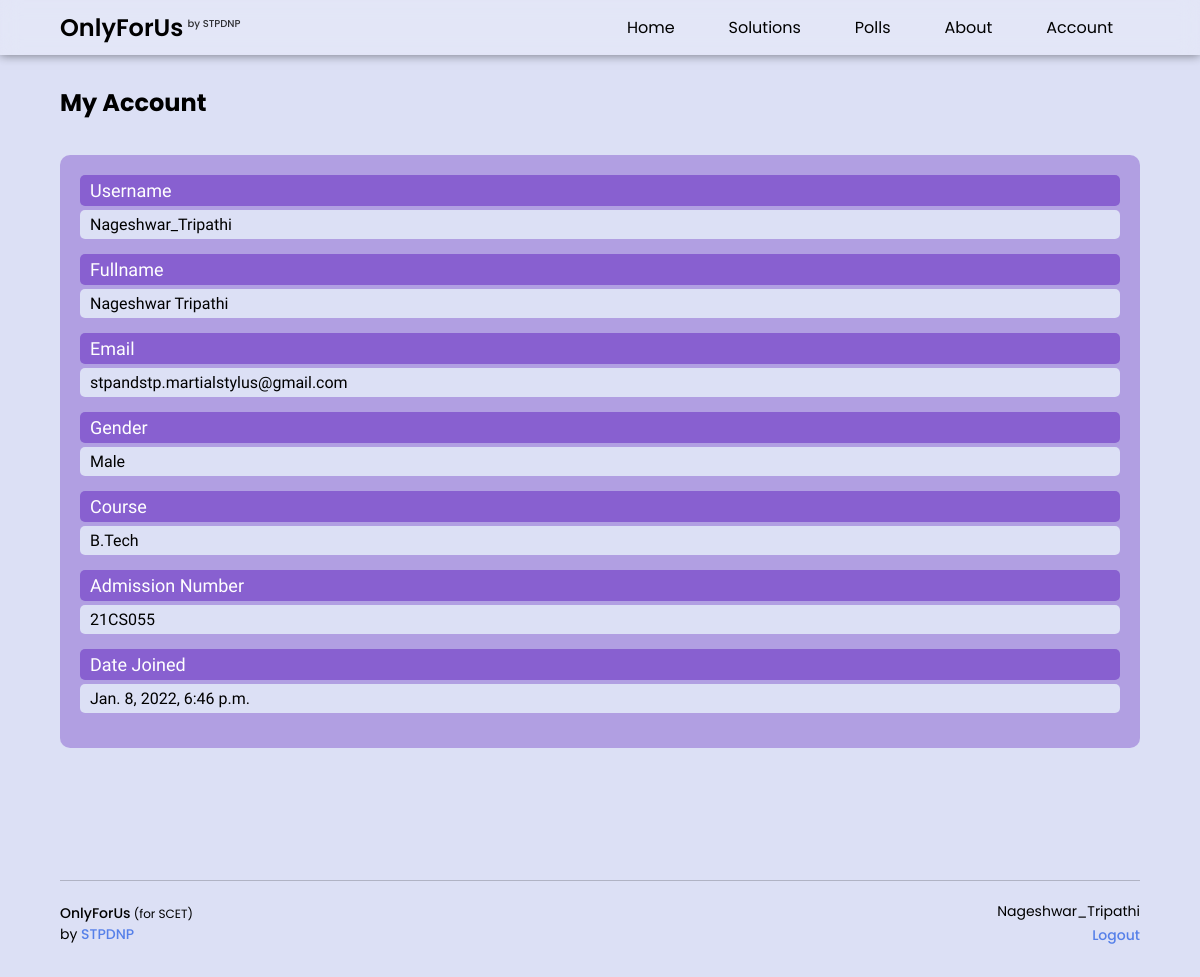
Before: /my-account/ (signed in) with the older database file.
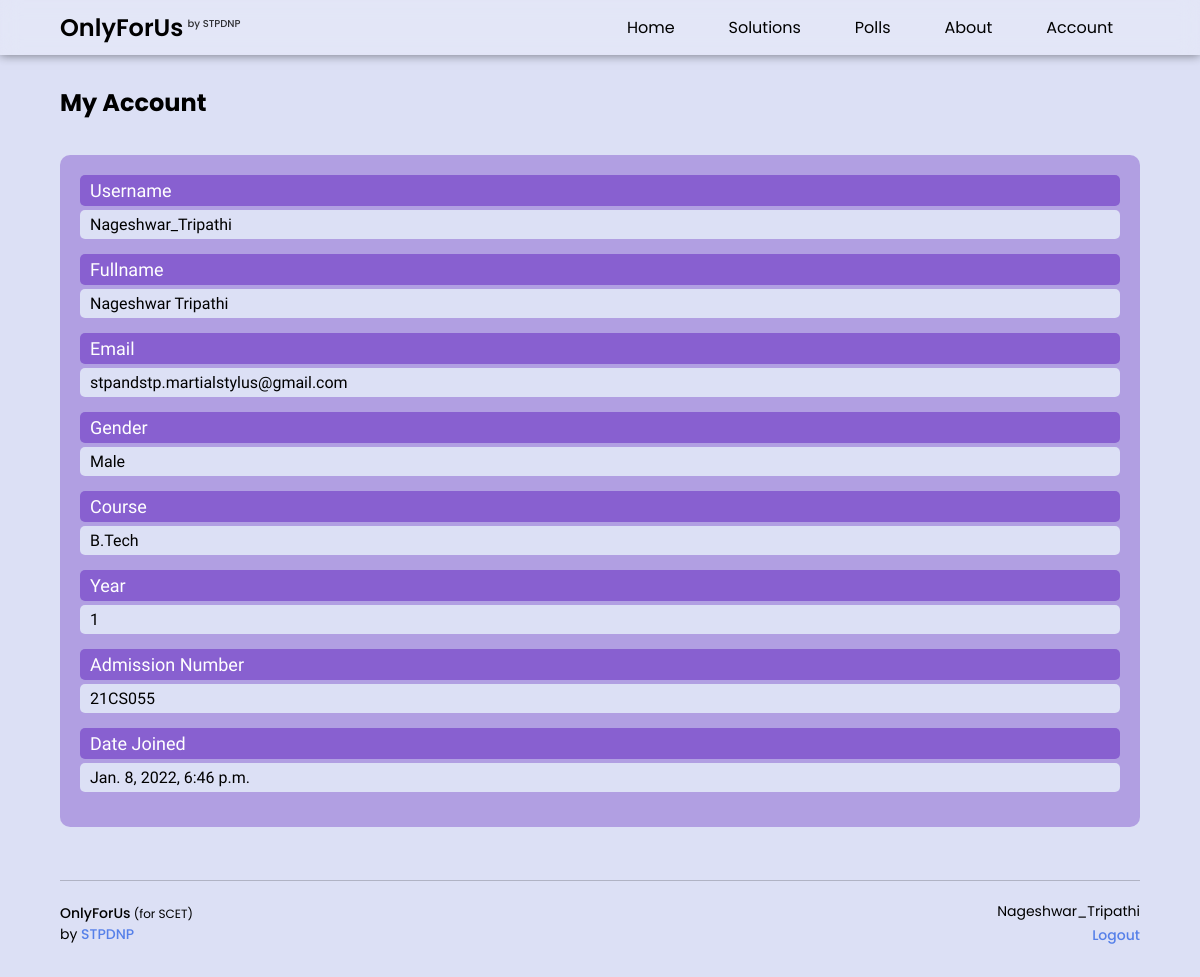
After: the same page with the newer database file.
### main/models.py (models this page shows, shortened)
class Students(models.Model):
	username = models.CharField(max_length=255, unique=True)
	fullname = models.CharField(max_length=255)
	email = models.EmailField(max_length=500, unique=True)
	gender = models.CharField(max_length=10, default="Male")
	admission_no = models.CharField(max_length=20, unique=True)
	course = models.CharField(max_length=255)
	datetime = models.DateTimeField()
	password = models.CharField(max_length=255)
	course_year = models.CharField(max_length=255)
	admin = models.BooleanField(default=False)

### main/views.py (the view)
# urls.py: path('my-account/', views.my_account),
def my_account(request):
	if request.session.has_key('username'):
		username = request.session['username']
		student_details = Students.objects.get(username=username)
		data = {
			'username': username,
			'student': student_details,
		}
		return render(request, 'main/account.html', data)
	else:
		return redirect('/login/')

### main/templates/main/account.html (shortened to what this page needs)
{% extends 'main/base.html' %}
{% load static %}
{% block body %}
    {% include 'main/navbar.html' %}
    <section class="container flex ">
        <br>
        <h1>My Account</h1>
        <br>
        <div class="student-detail-box">
            <div class="header-text">Username</div>
            <div class="detail-text">{{student.username}}</div>
            <div class="header-text">Fullname</div>
            <div class="detail-text">{{student.fullname}}</div>
            <div class="header-text">Email</div>
            <div class="detail-text">{{student.email}}</div>
            <div class="header-text">Gender</div>
            <div class="detail-text">{{student.gender}}</div>
            <div class="header-text">Course</div>
            <div class="detail-text">{{student.course}}</div>
            {% if student.course_year != "" %}
            <div class="header-text">Year</div>
            <div class="detail-text">{{student.course_year}}</div>
            {% endif %}
            <div class="header-text">Admission Number</div>
            <div class="detail-text">{{student.admission_no}}</div>
            <div class="header-text">Date Joined</div>
            <div class="detail-text">{{student.datetime}}</div>
        </div>
    </section>
     {% include 'main/footer.html' %}
{% endblock %}

### main/templates/main/footer.html (shortened to what this page needs)
<footer>
	<div class="foot-bar">
		<div class="left-foot-section">
			<p class="branding"><b>OnlyForUs</b> (for SCET)</p>
			<p class="promotion-bar">by <a href="http://stpdnp.atwebpages.com" target="_blank">STPDNP</a></p>
		</div>
		<div class="right-foot-section">
			<p class="current-user">{{username}}</p>
			<a href="/logout/" class="logout-btn">Logout</a>
		</div>
	</div>
</footer>

Changed rows visible on the page:
changed Students "Nageshwar_Tripathi": course_year (not shown) → "1"
Other visible differences:
text now shown: "Year"
